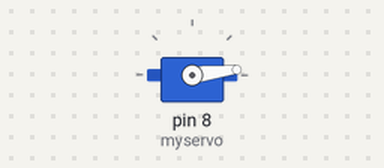
A sketch run on a simulated Arduino Uno, built with avr-gcc and run on an emulated ATmega328P. On the bench: servo.

Above: at 0.05 s.
At 0.55 s:
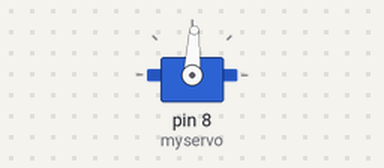
At 1.05 s:
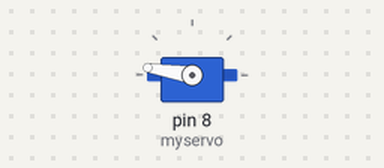
At 2.05 s:
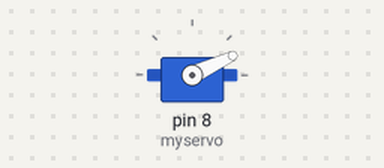
Timing chart, 0 to 5.0 s (numbered marks = the images above):
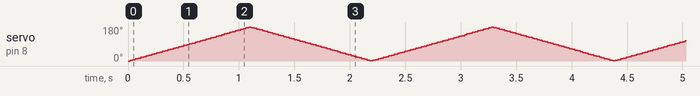

The sketch:

Teste_Servo.ino
```cpp
/**********************************************************************************************************
  Instituto Federal de Educação, Ciência e Tecnologia de Santa Catarina-Campus Florianópolis
  Unidade Curricular: Projeto Integrador II
  Aluna: Laura Martin Werneck
  Semestre 2021.1
  Objetivo: Teste do funcionamento do servo motor.
************************************************************************************************************/
#include <Servo.h> // Inclui a biblioteca do Servo.

Servo myservo;

int pos = 0; // Posição Servo.

void setup()
{
  myservo.attach(8); // Anexa a variável Servo ao pino 8.
}

void loop()
{
  for(pos = 0; pos < 180; pos += 1) // Aumenta o angulo do servo ate chegar em 180 graus
  {
    myservo.write(pos); // Grava o valor da posição do servo e controla o eixo de acordo.
    delay(6);
  }

  for(pos = 180; pos>=1; pos-=1)  // Diminui o angulo do servo
  {
    myservo.write(pos);
    delay(6); //Pausa o programa por 6 ms.
  }
}
```
